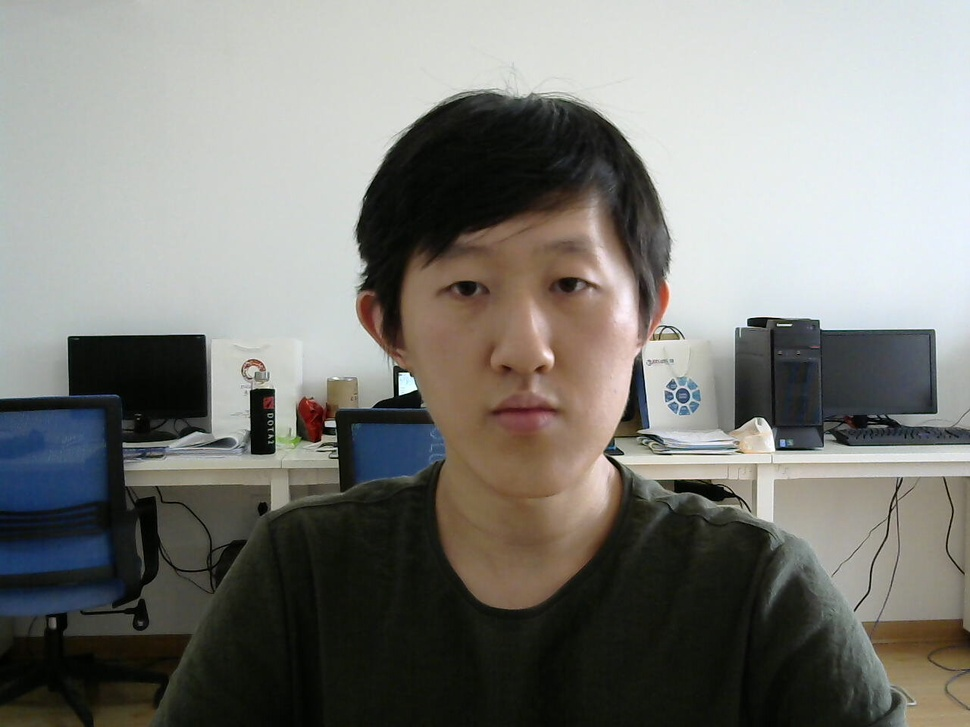
#> input picture DensePoseData/demo_data/demo_im2.jpg, 970 x 727 px, shrunk from 1280 x 960 before the run
$ jupyter execute --allow-errors DensePose-RCNN-Visualize-Results.ipynb
#> lines starting #> are read from the running program, lines starting #| are printed output that depends on the picture
[cell 1]
import numpy
import cv2
import matplotlib.pyplot as plt
import numpy as np

im  = cv2.imread('../DensePoseData/demo_data/demo_im2.jpg')
#> im is the input picture: shape (727, 970, 3); mean B, G, R 120.1, 124.9, 124.9
IUV = cv2.imread('../DensePoseData/infer_out/demo_im2_IUV.png')
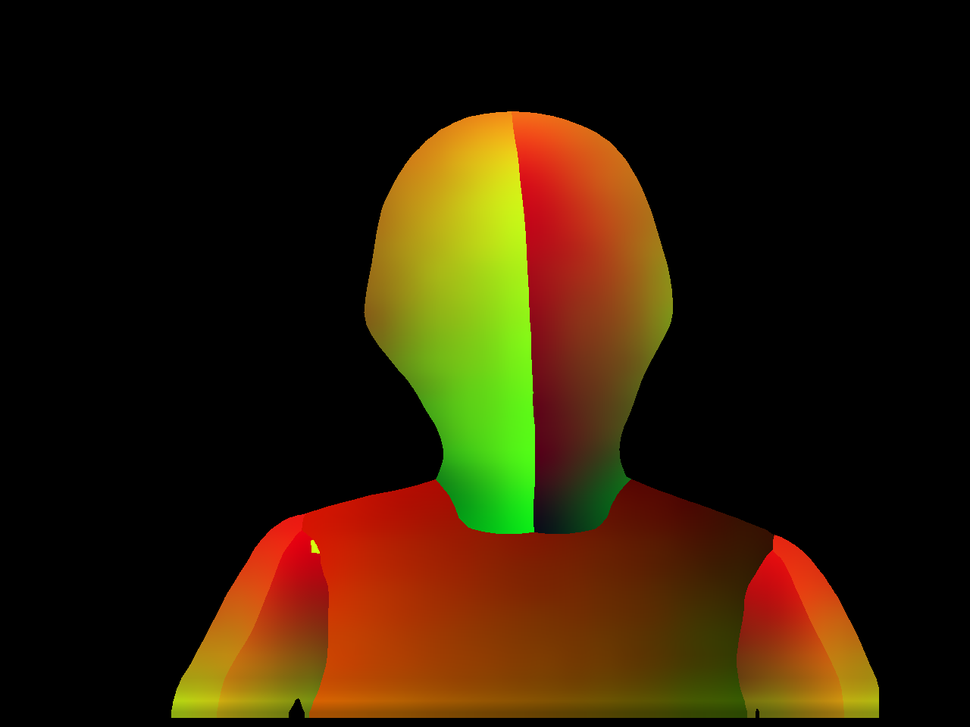
#> input picture DensePoseData/infer_out/demo_im2_IUV.png, 970 x 727 px, shrunk from 1280 x 960 before the run
#> IUV is the input picture: shape (727, 970, 3); mean B, G, R 4.4, 28.2, 44.9
INDS = cv2.imread('../DensePoseData/infer_out/demo_im2_INDS.png',  0)

Let's visualize the I, U and V images.

[cell 2]
fig = plt.figure(figsize=[15,15])
plt.imshow(   np.hstack((IUV[:,:,0]/24. ,IUV[:,:,1]/256. ,IUV[:,:,2]/256.))  )
plt.title('I, U and V images.')
plt.axis('off') ; plt.show()
#> after `plt.axis('off')`:
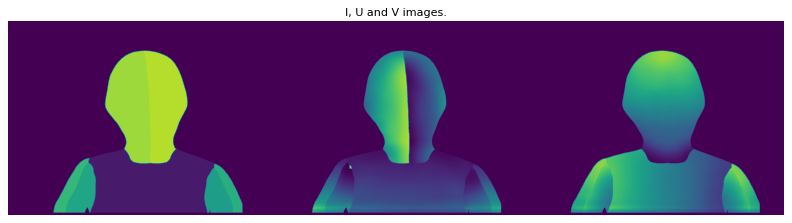
#> figure drawn by matplotlib, 1 panel

Let's visualize the isocontours of the UV fields.

[cell 3]
fig = plt.figure(figsize=[12,12])
plt.imshow( im[:,:,::-1] )
plt.contour( IUV[:,:,1]/256.,10, linewidths = 1 )
plt.contour( IUV[:,:,2]/256.,10, linewidths = 1 )
plt.axis('off') ; plt.show()
#> after `plt.axis('off')`:
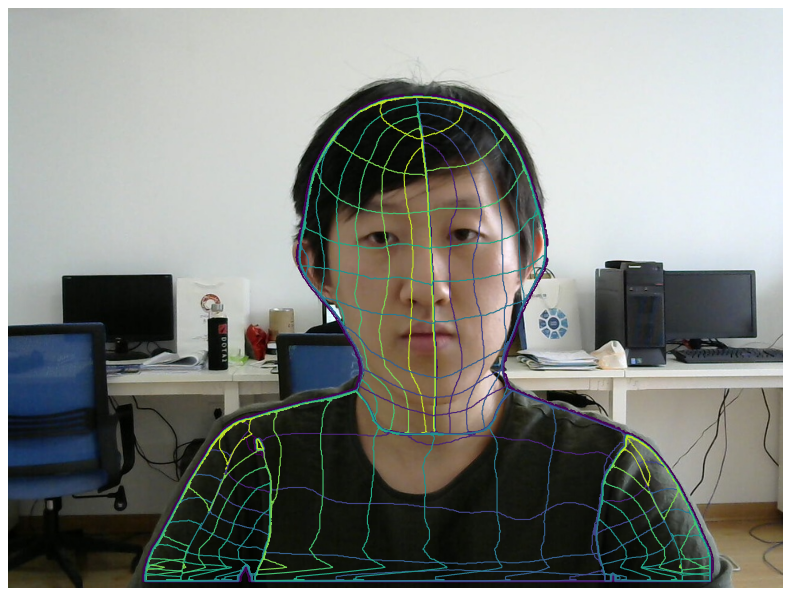
#> figure drawn by matplotlib, 1 panel
